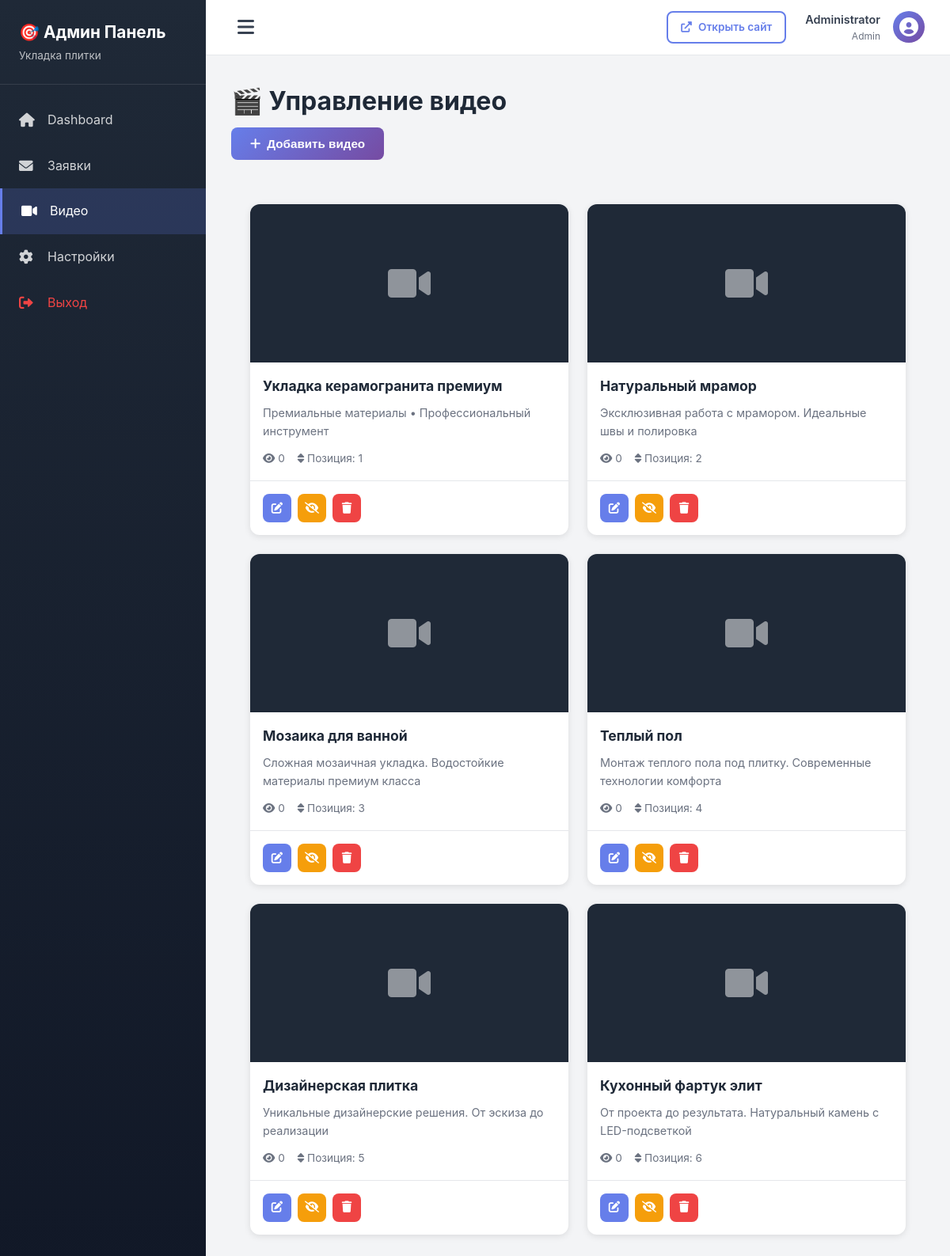
The page /admin/videos.php (signed in) on the database as committed earlier.
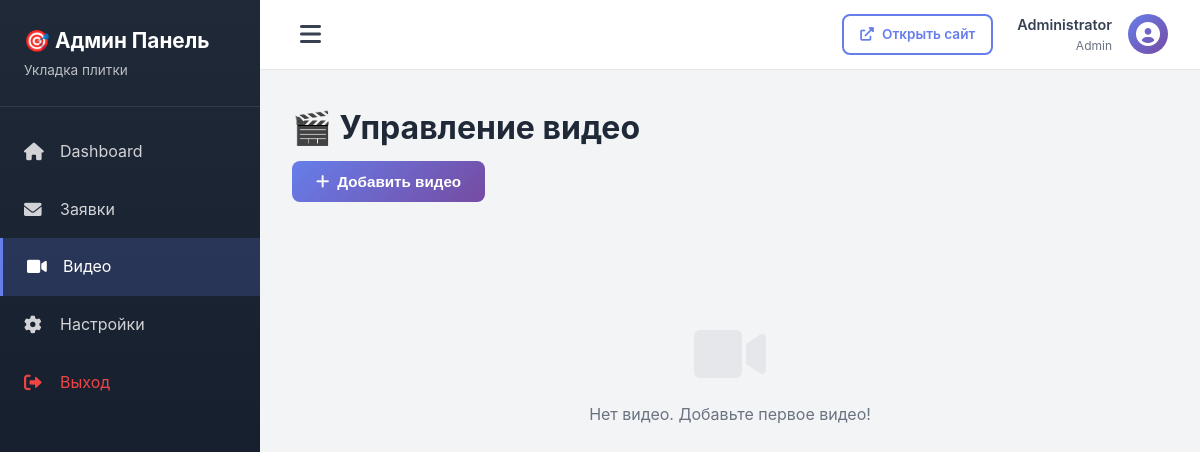
The same page on the database as committed later.
### tables this page shows
CREATE TABLE IF NOT EXISTS videos (
    id INT AUTO_INCREMENT PRIMARY KEY,
    title VARCHAR(255) NOT NULL,
    description TEXT,
    video_url VARCHAR(500) NOT NULL,
    thumbnail_url VARCHAR(500),
    duration INT DEFAULT 0,
    views INT DEFAULT 0,
    is_active TINYINT(1) DEFAULT 1,
    display_order INT DEFAULT 0,
    created_at TIMESTAMP DEFAULT CURRENT_TIMESTAMP,
    updated_at TIMESTAMP DEFAULT CURRENT_TIMESTAMP ON UPDATE CURRENT_TIMESTAMP
);

### admin/auth.php (called while the page is built, shortened)
<?php
function getCurrentAdmin() {
    $db = getDB();
    $stmt = $db->prepare("SELECT * FROM admin_users WHERE id = :id");
    $stmt->execute([':id' => $_SESSION['admin_id']]);
    return $stmt->fetch();
}
?>

### admin/videos.php (the view, shortened to what this page needs)
<?php
require_once 'auth.php';
$db = getDB();
$stmt = $db->query("SELECT * FROM videos ORDER BY display_order ASC, created_at DESC");
$videos = $stmt->fetchAll();
?>
<!DOCTYPE html>
<html lang="ru">
<head>
    <link rel="stylesheet" href="https://cdnjs.cloudflare.com/ajax/libs/font-awesome/6.0.0/css/all.min.css">
    <link rel="stylesheet" href="assets/admin-style.css">
</head>
<body>
    <?php include 'includes/header.php'; ?>
    <div class="admin-wrapper">
        <?php include 'includes/sidebar.php'; ?>
        <main class="admin-content">
            <div class="page-header">
                <h1>🎬 Управление видео</h1>
                <button class="btn btn-primary" onclick="document.getElementById('videoModal').style.display='flex'">
                    <i class="fas fa-plus"></i> Добавить видео
                </button>
            </div>
            <div class="videos-grid">
                <?php foreach ($videos as $video): ?>
                    <div class="video-card <?= $video['is_active'] ? '' : 'inactive' ?>">
                        <div class="video-preview">
                            <?php if ($video['thumbnail_url']): ?>
                                <img src="<?= htmlspecialchars($video['thumbnail_url']) ?>" alt="<?= htmlspecialchars($video['title']) ?>">
                            <?php else: ?>
                                <div class="video-placeholder">
                                </div>
                            <?php endif; ?>
                        </div>
                        <div class="video-info">
                            <h3><?= htmlspecialchars($video['title']) ?></h3>
                            <p><?= htmlspecialchars($video['description']) ?></p>
                            <div class="video-stats">
                                <span><i class="fas fa-eye"></i> <?= number_format($video['views']) ?></span>
                                <span><i class="fas fa-sort"></i> Позиция: <?= $video['display_order'] ?></span>
                            </div>
                        </div>
                        <div class="video-actions">
                            <button onclick="editVideo(<?= $video['id'] ?>)" class="btn-icon btn-primary" title="Редактировать">
                                <i class="fas fa-edit"></i>
                            </button>
                            <a href="?toggle=<?= $video['id'] ?>" class="btn-icon btn-warning" title="<?= $video['is_active'] ? 'Деактивировать' : 'Активировать' ?>">
                                <i class="fas fa-<?= $video['is_active'] ? 'eye-slash' : 'eye' ?>"></i>
                            </a>
                            <a href="?delete=<?= $video['id'] ?>" class="btn-icon btn-danger" title="Удалить" onclick="return confirm('Удалить видео?')">
                                <i class="fas fa-trash"></i>
                            </a>
                        </div>
                    </div>
                <?php endforeach; ?>
                <?php if (empty($videos)): ?>
                    <div class="empty-state">
                        <i class="fas fa-video"></i>
                        <p>Нет видео. Добавьте первое видео!</p>
                    </div>
                <?php endif; ?>
            </div>
        </main>
    </div>
</body>
</html>

### admin/includes/header.php (shortened to what this page needs)
<?php
$admin = getCurrentAdmin();
?>
<header class="admin-header">
    <div class="header-left">
        <button class="sidebar-toggle" id="sidebarToggle">
            <i class="fas fa-bars"></i>
        </button>
    </div>
    <div class="header-right">
        <a href="../index.html" target="_blank" class="btn btn-sm btn-outline">
            <i class="fas fa-external-link-alt"></i> Открыть сайт
        </a>
        <div class="user-menu">
            <div class="user-info">
                <span class="user-name"><?= htmlspecialchars($admin['full_name'] ?? $admin['username']) ?></span>
                <span class="user-role"><?= ucfirst($admin['role']) ?></span>
            </div>
            <div class="user-avatar">
                <i class="fas fa-user-circle"></i>
            </div>
        </div>
    </div>
</header>

### admin/includes/sidebar.php (shortened to what this page needs)
<?php
$current_page = basename($_SERVER['PHP_SELF']);
?>
<aside class="sidebar">
    <div class="sidebar-header">
        <h2>🎯 Админ Панель</h2>
        <p>Укладка плитки</p>
    </div>
    <nav class="sidebar-nav">
        <a href="dashboard.php" class="nav-item <?= $current_page === 'dashboard.php' ? 'active' : '' ?>">
            <i class="fas fa-home"></i>
            <span>Dashboard</span>
        </a>
        <a href="leads.php" class="nav-item <?= $current_page === 'leads.php' ? 'active' : '' ?>">
            <i class="fas fa-envelope"></i>
            <span>Заявки</span>
        </a>
        <a href="videos.php" class="nav-item <?= $current_page === 'videos.php' ? 'active' : '' ?>">
            <i class="fas fa-video"></i>
            <span>Видео</span>
        </a>
        <a href="settings.php" class="nav-item <?= $current_page === 'settings.php' ? 'active' : '' ?>">
            <i class="fas fa-cog"></i>
            <span>Настройки</span>
        </a>
        <a href="logout.php" class="nav-item logout">
            <i class="fas fa-sign-out-alt"></i>
            <span>Выход</span>
        </a>
    </nav>
</aside>

Rows that differ between the two databases and show on the page:
removed videos: title "Укладка керамогранита премиум", description "Премиальные материалы • Профессиональный инструмент", views "0", display_order "1", is_active 1 (drawn)
removed videos: title "Натуральный мрамор", description "Эксклюзивная работа с мрамором. Идеальные швы и полировка", views "0", display_order "2", is_active 1 (drawn)
removed videos: title "Мозаика для ванной", description "Сложная мозаичная укладка. Водостойкие материалы премиум класса", views "0", display_order "3", is_active 1 (drawn)
removed videos: title "Теплый пол", description "Монтаж теплого пола под плитку. Современные технологии комфорта", views "0", display_order "4", is_active 1 (drawn)
removed videos: title "Дизайнерская плитка", description "Уникальные дизайнерские решения. От эскиза до реализации", views "0", display_order "5", is_active 1 (drawn)
removed videos: title "Кухонный фартук элит", description "От проекта до результата. Натуральный камень с LED-подсветкой", views "0", display_order "6", is_active 1 (drawn)
Other text that changed with them:
text now shown: "Нет видео. Добавьте первое видео!"
